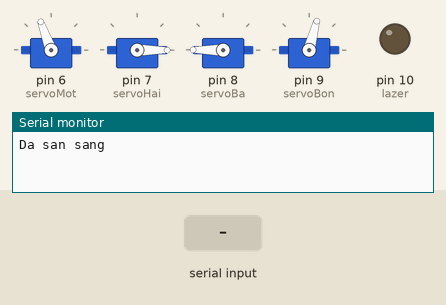
Recording of a sketch running on a simulated Arduino Uno, built with avr-gcc and run on an emulated ATmega328P. Parts: 4 × servo, output pins drawn as LEDs (lit = HIGH), the last lines printed to the serial monitor. The test bench sets the inputs (shaded band).

Above: at 1.2 s.
1.3 s: "I" received over the second serial link
At 2.5 s:
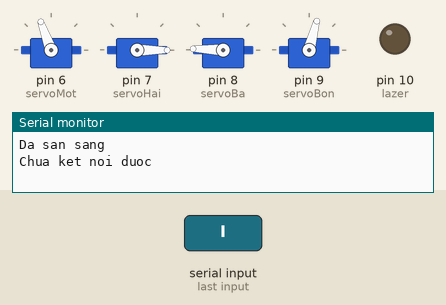
2.8 s: "V" received over the second serial link
At 3.7 s:
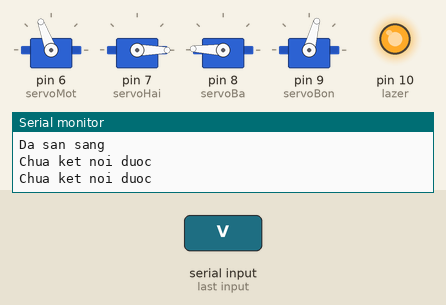
4.3 s: "G" received over the second serial link
At 4.8 s:
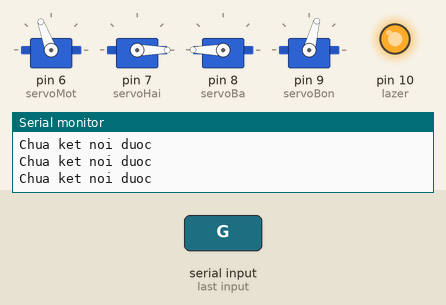
5.8 s: "v" received over the second serial link
At 7.2 s:
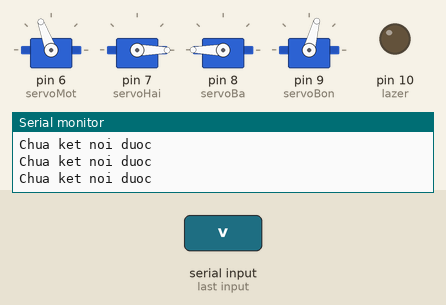
Timing chart, 0 to 8.3 s (numbered marks = the images above; inputs shaded):
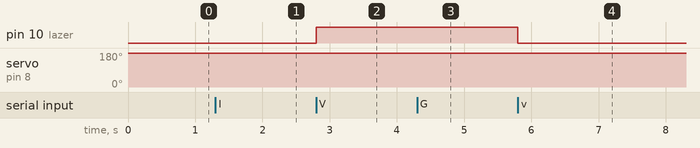

Measured:
- after the input at 1.3 s, servo on pin 8 (servoBa): 180° → 178° at once
- after the input at 2.8 s, pin 10 (lazer): LOW → HIGH at once
- after the input at 4.3 s, servo on pin 8 (servoBa): 178° → 180° at once
- after the input at 5.8 s, pin 10 (lazer): HIGH → LOW at once

The sketch:

armRobotUpdated.ino
```cpp
#include <SoftwareSerial.h>
#include <Servo.h>

#define servoMot 6
#define servoHai 7
#define servoBa 8
#define servoBon 9

SoftwareSerial mybluetooth(2, 3);

Servo sv1;
Servo sv2;
Servo sv3;
Servo sv4;

int gocSv1 = 110;
int gocSv2 = 0;
int gocSv3 = 180;
int gocSv4 = 75;
// int angleFirst = 180;
// int angle = 0; // Góc ban đầu
char value;

const int lazer = 10;

void setup() {
  Serial.begin(9600);
  mybluetooth.begin(9600);
  sv1.attach(servoMot);
  sv2.attach(servoHai);
  sv3.attach(servoBa);
  sv4.attach(servoBon);

  sv1.write(gocSv1);
  sv2.write(gocSv2);
  sv3.write(gocSv3);
  sv4.write(gocSv4);
  Serial.println("Da san sang");

  // sv1.detach();
  // sv2.detach();
  // sv3.detach();
  sv4.detach();

  pinMode(lazer, OUTPUT);
}

void loop() {
  if(mybluetooth.available()>0) {
      value = mybluetooth.read();

      if(value == 'F') {
        if(gocSv2 < 180) {
          // sv2.attach(servoHai);
          gocSv2 += 2;
          sv2.write(gocSv2);
          // sv2.detach();
        }
      }

      if(value == 'B') {
        if(gocSv2 > 0) {
          // sv2.attach(servoHai);
          gocSv2 -= 2;
          sv2.write(gocSv2);
          // sv2.detach();
        }
      }

      if (value == 'G')
      {
        if (gocSv3 < 180)
          {
            // sv3.attach(servoBa);
            gocSv3 += 2;
            sv3.write(gocSv3);
            // sv3.detach();
          }
      }

      if (value == 'I')
      {
        if (gocSv3 > 0)
        {
            // sv3.attach(servoBa);
            gocSv3 -= 2;
            sv3.write(gocSv3);
            // sv3.detach();
        }
      }


      // if(value == 'F') {

      // }

      // if(value == 'B') {
      //   if(gocSv3 > 0) {

      //   }
      // }

      if(value == 'L') {
        Serial.println("Gia tri tra ve la L");
        if(gocSv1 < 180 && gocSv1 >= 90) {
          // sv1.attach(servoMot);
          gocSv1+=2;
          sv1.write(gocSv1);
          // sv1.detach();
        }
      }
      if(value == 'R') {
        Serial.println("Gia tri tra ve la R");
        if(gocSv1 <= 180 && gocSv1 > 90) {
          // sv1.attach(servoMot);
          gocSv1-=2;
          sv1.write(gocSv1);
          // sv1.detach();
        }
      }

        if(value == 'H') {
        Serial.println("Gia tri tra ve la G");

          if(gocSv4 < 180) {
            sv4.attach(servoBon);
            gocSv4 += 1;
            sv4.write(gocSv4);
            sv4.detach();
          }
        }

        if(value == 'J') {
        Serial.println("Gia tri tra ve la I");

          if(gocSv4 > 0) {
            sv4.attach(servoBon);
            gocSv4 -= 1;
            sv4.write(gocSv4);
            sv4.detach();
          }
        }

    else {
      Serial.println("Chua ket noi duoc");
    }
  }

  if (value == 'V')
  {
      digitalWrite(lazer, HIGH);
  }
  if (value == 'v')
  {
      digitalWrite(lazer, LOW);
  }
}
```
